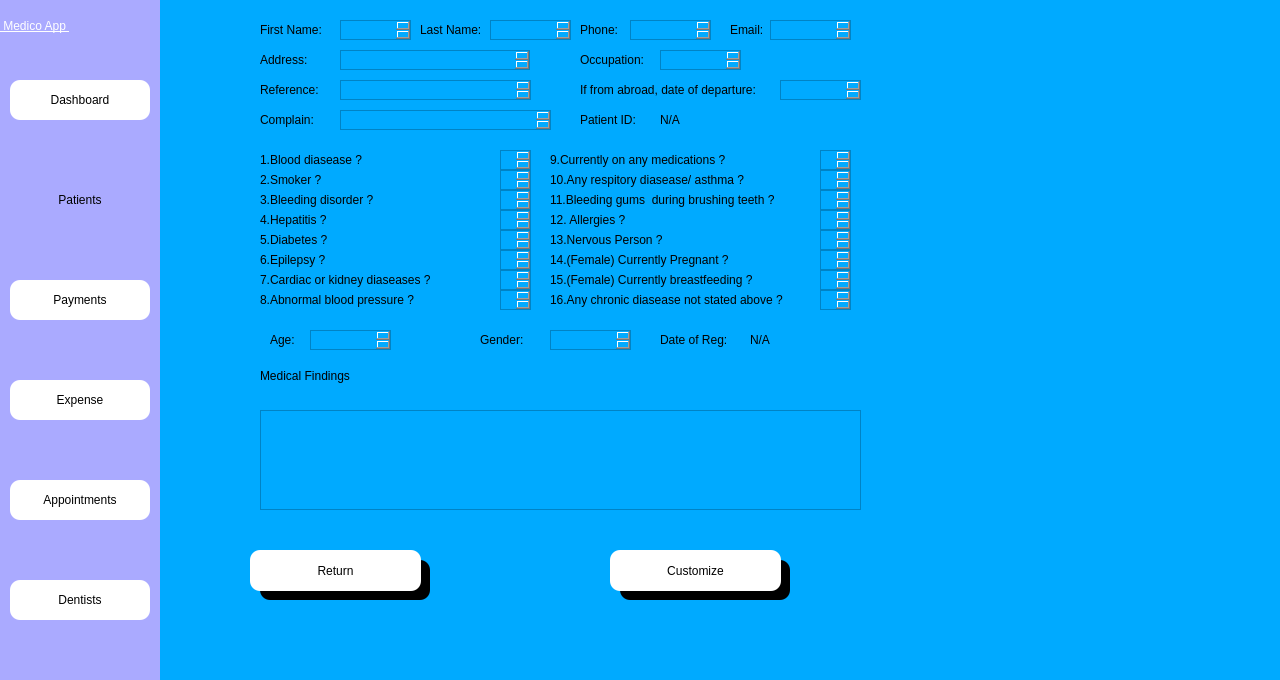
<?xml version="1.0" encoding="UTF-8"?>
<ui version="4.0">
 <class>Dialog</class>
 <widget class="QDialog" name="Dialog">
  <property name="geometry">
   <rect>
    <x>0</x>
    <y>0</y>
    <width>1280</width>
    <height>680</height>
   </rect>
  </property>
  <property name="windowTitle">
   <string>Dialog</string>
  </property>
  <property name="styleSheet">
   <string notr="true">background-color: rgb(0, 170, 255);</string>
  </property>
  <widget class="QWidget" name="side_bar" native="true">
   <property name="geometry">
    <rect>
     <x>0</x>
     <y>0</y>
     <width>160</width>
     <height>681</height>
    </rect>
   </property>
   <property name="styleSheet">
    <string notr="true">background-color: rgb(170, 170, 255);</string>
   </property>
   <widget class="QPushButton" name="patient_btn">
    <property name="geometry">
     <rect>
      <x>10</x>
      <y>180</y>
      <width>140</width>
      <height>40</height>
     </rect>
    </property>
    <property name="styleSheet">
     <string notr="true">font: 12pt &quot;MS Shell Dlg 2&quot;;

border-top-left-radius:10px;
border-bottom-left-radius:10px;
border-top-right-radius:10px;
border-bottom-right-radius:10px;</string>
    </property>
    <property name="text">
     <string>Patients</string>
    </property>
    <property name="icon">
     <iconset>
      <normaloff>../Medico_modern/patientdownload .png</normaloff>../Medico_modern/patientdownload .png</iconset>
    </property>
   </widget>
   <widget class="QPushButton" name="dash_btn">
    <property name="geometry">
     <rect>
      <x>10</x>
      <y>80</y>
      <width>140</width>
      <height>40</height>
     </rect>
    </property>
    <property name="styleSheet">
     <string notr="true">font: 12pt &quot;MS Shell Dlg 2&quot;;
background-color: rgb(255, 255, 255);
border-color: rgb(0, 0, 0);
border-top-left-radius:10px;
border-bottom-left-radius:10px;
border-top-right-radius:10px;
border-bottom-right-radius:10px;
border-bottom-color: rgb(0, 0, 0);
selection-color: rgb(255, 255, 255);</string>
    </property>
    <property name="text">
     <string>Dashboard</string>
    </property>
    <property name="icon">
     <iconset>
      <normaloff>../Medico_modern/dashboard.png</normaloff>../Medico_modern/dashboard.png</iconset>
    </property>
   </widget>
   <widget class="QPushButton" name="expense_btn">
    <property name="geometry">
     <rect>
      <x>10</x>
      <y>380</y>
      <width>140</width>
      <height>40</height>
     </rect>
    </property>
    <property name="styleSheet">
     <string notr="true">font: 12pt &quot;MS Shell Dlg 2&quot;;
background-color: rgb(255, 255, 255);
border-top-left-radius:10px;
border-bottom-left-radius:10px;
border-top-right-radius:10px;
border-bottom-right-radius:10px;</string>
    </property>
    <property name="text">
     <string>Expense</string>
    </property>
    <property name="icon">
     <iconset>
      <normaloff>../Medico_modern/billingdownload (1).png</normaloff>../Medico_modern/billingdownload (1).png</iconset>
    </property>
   </widget>
   <widget class="QPushButton" name="appointment_btn">
    <property name="geometry">
     <rect>
      <x>10</x>
      <y>480</y>
      <width>140</width>
      <height>40</height>
     </rect>
    </property>
    <property name="styleSheet">
     <string notr="true">font: 12pt &quot;MS Shell Dlg 2&quot;;
background-color: rgb(255, 255, 255);
border-top-left-radius:10px;
border-bottom-left-radius:10px;
border-top-right-radius:10px;
border-bottom-right-radius:10px;</string>
    </property>
    <property name="text">
     <string>Appointments</string>
    </property>
    <property name="icon">
     <iconset>
      <normaloff>../Medico_modern/appointmentdownload (1).png</normaloff>../Medico_modern/appointmentdownload (1).png</iconset>
    </property>
   </widget>
   <widget class="QPushButton" name="dentist_btn">
    <property name="geometry">
     <rect>
      <x>10</x>
      <y>580</y>
      <width>140</width>
      <height>40</height>
     </rect>
    </property>
    <property name="styleSheet">
     <string notr="true">font: 12pt &quot;MS Shell Dlg 2&quot;;
background-color: rgb(255, 255, 255);
border-top-left-radius:10px;
border-bottom-left-radius:10px;
border-top-right-radius:10px;
border-bottom-right-radius:10px;</string>
    </property>
    <property name="text">
     <string>Dentists</string>
    </property>
    <property name="icon">
     <iconset>
      <normaloff>../Medico_modern/dentistimages.png</normaloff>../Medico_modern/dentistimages.png</iconset>
    </property>
   </widget>
   <widget class="QPushButton" name="payment_btn">
    <property name="geometry">
     <rect>
      <x>10</x>
      <y>280</y>
      <width>140</width>
      <height>40</height>
     </rect>
    </property>
    <property name="styleSheet">
     <string notr="true">font: 12pt &quot;MS Shell Dlg 2&quot;;
background-color: rgb(255, 255, 255);
border-top-left-radius:10px;
border-bottom-left-radius:10px;
border-top-right-radius:10px;
border-bottom-right-radius:10px;</string>
    </property>
    <property name="text">
     <string>Payments</string>
    </property>
    <property name="icon">
     <iconset>
      <normaloff>../Medico_modern/billingdownload (1).png</normaloff>../Medico_modern/billingdownload (1).png</iconset>
    </property>
   </widget>
   <widget class="QLabel" name="label_4">
    <property name="geometry">
     <rect>
      <x>0</x>
      <y>0</y>
      <width>161</width>
      <height>51</height>
     </rect>
    </property>
    <property name="styleSheet">
     <string notr="true">font: 20pt &quot;MS Shell Dlg 2&quot;;
font: 75 20pt &quot;MS Shell Dlg 2&quot;;
text-decoration: underline;
font: 22pt &quot;MS Shell Dlg 2&quot;;
background-color: rgba(255, 255, 255,0);
color: rgb(255, 255, 255);
</string>
    </property>
    <property name="text">
     <string> Medico App </string>
    </property>
   </widget>
  </widget>
  <widget class="QWidget" name="widget" native="true">
   <property name="geometry">
    <rect>
     <x>250</x>
     <y>10</y>
     <width>621</width>
     <height>521</height>
    </rect>
   </property>
   <property name="styleSheet">
    <string notr="true">background-color: rgba(255, 255, 255,.8);</string>
   </property>
   <widget class="QLabel" name="f_name_labl">
    <property name="geometry">
     <rect>
      <x>10</x>
      <y>10</y>
      <width>71</width>
      <height>20</height>
     </rect>
    </property>
    <property name="styleSheet">
     <string notr="true">font: 10pt &quot;MS Shell Dlg 2&quot;;

color: rgb(0, 0, 0);</string>
    </property>
    <property name="text">
     <string>First Name:</string>
    </property>
   </widget>
   <widget class="QLabel" name="l_name_labl">
    <property name="geometry">
     <rect>
      <x>170</x>
      <y>10</y>
      <width>81</width>
      <height>20</height>
     </rect>
    </property>
    <property name="styleSheet">
     <string notr="true">font: 10pt &quot;MS Shell Dlg 2&quot;;

color: rgb(0, 0, 0);</string>
    </property>
    <property name="text">
     <string>Last Name:</string>
    </property>
   </widget>
   <widget class="QLabel" name="phn_labl">
    <property name="geometry">
     <rect>
      <x>330</x>
      <y>10</y>
      <width>81</width>
      <height>20</height>
     </rect>
    </property>
    <property name="styleSheet">
     <string notr="true">font: 10pt &quot;MS Shell Dlg 2&quot;;

color: rgb(0, 0, 0);</string>
    </property>
    <property name="text">
     <string>Phone:</string>
    </property>
   </widget>
   <widget class="QLabel" name="email_labl">
    <property name="geometry">
     <rect>
      <x>480</x>
      <y>10</y>
      <width>41</width>
      <height>20</height>
     </rect>
    </property>
    <property name="styleSheet">
     <string notr="true">font: 10pt &quot;MS Shell Dlg 2&quot;;

color: rgb(0, 0, 0);</string>
    </property>
    <property name="text">
     <string>Email:</string>
    </property>
   </widget>
   <widget class="QLabel" name="addr_labl">
    <property name="geometry">
     <rect>
      <x>10</x>
      <y>40</y>
      <width>71</width>
      <height>20</height>
     </rect>
    </property>
    <property name="styleSheet">
     <string notr="true">font: 10pt &quot;MS Shell Dlg 2&quot;;

color: rgb(0, 0, 0);</string>
    </property>
    <property name="text">
     <string>Address:</string>
    </property>
   </widget>
   <widget class="QLabel" name="occu_labl">
    <property name="geometry">
     <rect>
      <x>330</x>
      <y>40</y>
      <width>81</width>
      <height>20</height>
     </rect>
    </property>
    <property name="styleSheet">
     <string notr="true">font: 10pt &quot;MS Shell Dlg 2&quot;;

color: rgb(0, 0, 0);</string>
    </property>
    <property name="text">
     <string>Occupation:</string>
    </property>
   </widget>
   <widget class="QLabel" name="refr_labl">
    <property name="geometry">
     <rect>
      <x>10</x>
      <y>70</y>
      <width>81</width>
      <height>20</height>
     </rect>
    </property>
    <property name="styleSheet">
     <string notr="true">font: 10pt &quot;MS Shell Dlg 2&quot;;

color: rgb(0, 0, 0);</string>
    </property>
    <property name="text">
     <string>Reference:</string>
    </property>
   </widget>
   <widget class="QLabel" name="depart_labl">
    <property name="geometry">
     <rect>
      <x>330</x>
      <y>70</y>
      <width>201</width>
      <height>20</height>
     </rect>
    </property>
    <property name="styleSheet">
     <string notr="true">font: 10pt &quot;MS Shell Dlg 2&quot;;

color: rgb(0, 0, 0);</string>
    </property>
    <property name="text">
     <string>If from abroad, date of departure:</string>
    </property>
   </widget>
   <widget class="QLabel" name="comp_labl">
    <property name="geometry">
     <rect>
      <x>10</x>
      <y>100</y>
      <width>81</width>
      <height>20</height>
     </rect>
    </property>
    <property name="styleSheet">
     <string notr="true">font: 10pt &quot;MS Shell Dlg 2&quot;;

color: rgb(0, 0, 0);</string>
    </property>
    <property name="text">
     <string>Complain:</string>
    </property>
   </widget>
   <widget class="QLabel" name="q1">
    <property name="geometry">
     <rect>
      <x>10</x>
      <y>140</y>
      <width>111</width>
      <height>20</height>
     </rect>
    </property>
    <property name="styleSheet">
     <string notr="true">font: 10pt &quot;MS Shell Dlg 2&quot;;</string>
    </property>
    <property name="text">
     <string>1.Blood diasease ?</string>
    </property>
   </widget>
   <widget class="QLabel" name="q2">
    <property name="geometry">
     <rect>
      <x>10</x>
      <y>160</y>
      <width>111</width>
      <height>20</height>
     </rect>
    </property>
    <property name="styleSheet">
     <string notr="true">font: 10pt &quot;MS Shell Dlg 2&quot;;</string>
    </property>
    <property name="text">
     <string>2.Smoker ?</string>
    </property>
   </widget>
   <widget class="QLabel" name="q3">
    <property name="geometry">
     <rect>
      <x>10</x>
      <y>180</y>
      <width>131</width>
      <height>20</height>
     </rect>
    </property>
    <property name="styleSheet">
     <string notr="true">font: 10pt &quot;MS Shell Dlg 2&quot;;</string>
    </property>
    <property name="text">
     <string>3.Bleeding disorder ?</string>
    </property>
   </widget>
   <widget class="QLabel" name="q4">
    <property name="geometry">
     <rect>
      <x>10</x>
      <y>200</y>
      <width>121</width>
      <height>20</height>
     </rect>
    </property>
    <property name="styleSheet">
     <string notr="true">font: 10pt &quot;MS Shell Dlg 2&quot;;</string>
    </property>
    <property name="text">
     <string>4.Hepatitis ?</string>
    </property>
   </widget>
   <widget class="QLabel" name="q5">
    <property name="geometry">
     <rect>
      <x>10</x>
      <y>220</y>
      <width>121</width>
      <height>20</height>
     </rect>
    </property>
    <property name="styleSheet">
     <string notr="true">font: 10pt &quot;MS Shell Dlg 2&quot;;</string>
    </property>
    <property name="text">
     <string>5.Diabetes ?</string>
    </property>
   </widget>
   <widget class="QLabel" name="q6">
    <property name="geometry">
     <rect>
      <x>10</x>
      <y>240</y>
      <width>121</width>
      <height>20</height>
     </rect>
    </property>
    <property name="styleSheet">
     <string notr="true">font: 10pt &quot;MS Shell Dlg 2&quot;;</string>
    </property>
    <property name="text">
     <string>6.Epilepsy ?</string>
    </property>
   </widget>
   <widget class="QLabel" name="q7">
    <property name="geometry">
     <rect>
      <x>10</x>
      <y>260</y>
      <width>181</width>
      <height>20</height>
     </rect>
    </property>
    <property name="styleSheet">
     <string notr="true">font: 10pt &quot;MS Shell Dlg 2&quot;;</string>
    </property>
    <property name="text">
     <string>7.Cardiac or kidney diaseases ?</string>
    </property>
   </widget>
   <widget class="QLabel" name="q8">
    <property name="geometry">
     <rect>
      <x>10</x>
      <y>280</y>
      <width>181</width>
      <height>20</height>
     </rect>
    </property>
    <property name="styleSheet">
     <string notr="true">font: 10pt &quot;MS Shell Dlg 2&quot;;</string>
    </property>
    <property name="text">
     <string>8.Abnormal blood pressure ?</string>
    </property>
   </widget>
   <widget class="QLabel" name="q9">
    <property name="geometry">
     <rect>
      <x>300</x>
      <y>140</y>
      <width>191</width>
      <height>20</height>
     </rect>
    </property>
    <property name="styleSheet">
     <string notr="true">font: 10pt &quot;MS Shell Dlg 2&quot;;</string>
    </property>
    <property name="text">
     <string>9.Currently on any medications ?</string>
    </property>
   </widget>
   <widget class="QLabel" name="q10">
    <property name="geometry">
     <rect>
      <x>300</x>
      <y>160</y>
      <width>211</width>
      <height>20</height>
     </rect>
    </property>
    <property name="styleSheet">
     <string notr="true">font: 10pt &quot;MS Shell Dlg 2&quot;;</string>
    </property>
    <property name="text">
     <string>10.Any respitory diasease/ asthma ?</string>
    </property>
   </widget>
   <widget class="QLabel" name="q11">
    <property name="geometry">
     <rect>
      <x>300</x>
      <y>180</y>
      <width>251</width>
      <height>20</height>
     </rect>
    </property>
    <property name="styleSheet">
     <string notr="true">font: 10pt &quot;MS Shell Dlg 2&quot;;</string>
    </property>
    <property name="text">
     <string>11.Bleeding gums  during brushing teeth ?</string>
    </property>
   </widget>
   <widget class="QLabel" name="q12">
    <property name="geometry">
     <rect>
      <x>300</x>
      <y>200</y>
      <width>81</width>
      <height>20</height>
     </rect>
    </property>
    <property name="styleSheet">
     <string notr="true">font: 10pt &quot;MS Shell Dlg 2&quot;;</string>
    </property>
    <property name="text">
     <string>12. Allergies ?</string>
    </property>
   </widget>
   <widget class="QLabel" name="q13">
    <property name="geometry">
     <rect>
      <x>300</x>
      <y>220</y>
      <width>131</width>
      <height>20</height>
     </rect>
    </property>
    <property name="styleSheet">
     <string notr="true">font: 10pt &quot;MS Shell Dlg 2&quot;;</string>
    </property>
    <property name="text">
     <string>13.Nervous Person ?</string>
    </property>
   </widget>
   <widget class="QLabel" name="q14">
    <property name="geometry">
     <rect>
      <x>300</x>
      <y>240</y>
      <width>191</width>
      <height>20</height>
     </rect>
    </property>
    <property name="styleSheet">
     <string notr="true">font: 10pt &quot;MS Shell Dlg 2&quot;;</string>
    </property>
    <property name="text">
     <string>14.(Female) Currently Pregnant ?</string>
    </property>
   </widget>
   <widget class="QLabel" name="q15">
    <property name="geometry">
     <rect>
      <x>300</x>
      <y>260</y>
      <width>221</width>
      <height>20</height>
     </rect>
    </property>
    <property name="styleSheet">
     <string notr="true">font: 10pt &quot;MS Shell Dlg 2&quot;;</string>
    </property>
    <property name="text">
     <string>15.(Female) Currently breastfeeding ?</string>
    </property>
   </widget>
   <widget class="QLabel" name="q16">
    <property name="geometry">
     <rect>
      <x>300</x>
      <y>280</y>
      <width>281</width>
      <height>20</height>
     </rect>
    </property>
    <property name="styleSheet">
     <string notr="true">font: 10pt &quot;MS Shell Dlg 2&quot;;</string>
    </property>
    <property name="text">
     <string>16.Any chronic diasease not stated above ?</string>
    </property>
   </widget>
   <widget class="QLabel" name="findings_label">
    <property name="geometry">
     <rect>
      <x>10</x>
      <y>350</y>
      <width>121</width>
      <height>31</height>
     </rect>
    </property>
    <property name="styleSheet">
     <string notr="true">font: 12pt &quot;MS Shell Dlg 2&quot;;</string>
    </property>
    <property name="text">
     <string>Medical Findings</string>
    </property>
   </widget>
   <widget class="QLabel" name="pat_id_labl">
    <property name="geometry">
     <rect>
      <x>330</x>
      <y>100</y>
      <width>81</width>
      <height>20</height>
     </rect>
    </property>
    <property name="styleSheet">
     <string notr="true">font: 10pt &quot;MS Shell Dlg 2&quot;;

color: rgb(0, 0, 0);</string>
    </property>
    <property name="text">
     <string>Patient ID:</string>
    </property>
   </widget>
   <widget class="QLabel" name="age_labl">
    <property name="geometry">
     <rect>
      <x>20</x>
      <y>320</y>
      <width>81</width>
      <height>20</height>
     </rect>
    </property>
    <property name="styleSheet">
     <string notr="true">font: 10pt &quot;MS Shell Dlg 2&quot;;

color: rgb(0, 0, 0);</string>
    </property>
    <property name="text">
     <string>Age:</string>
    </property>
   </widget>
   <widget class="QLabel" name="gender_labl">
    <property name="geometry">
     <rect>
      <x>230</x>
      <y>320</y>
      <width>81</width>
      <height>20</height>
     </rect>
    </property>
    <property name="styleSheet">
     <string notr="true">font: 10pt &quot;MS Shell Dlg 2&quot;;

color: rgb(0, 0, 0);</string>
    </property>
    <property name="text">
     <string>Gender:</string>
    </property>
   </widget>
   <widget class="QLabel" name="reg_dt_labl">
    <property name="geometry">
     <rect>
      <x>410</x>
      <y>320</y>
      <width>81</width>
      <height>20</height>
     </rect>
    </property>
    <property name="styleSheet">
     <string notr="true">font: 10pt &quot;MS Shell Dlg 2&quot;;

color: rgb(0, 0, 0);</string>
    </property>
    <property name="text">
     <string>Date of Reg:</string>
    </property>
   </widget>
   <widget class="QTextEdit" name="updt_f_name">
    <property name="geometry">
     <rect>
      <x>90</x>
      <y>10</y>
      <width>71</width>
      <height>20</height>
     </rect>
    </property>
   </widget>
   <widget class="QTextEdit" name="updt_l_name">
    <property name="geometry">
     <rect>
      <x>240</x>
      <y>10</y>
      <width>81</width>
      <height>20</height>
     </rect>
    </property>
   </widget>
   <widget class="QTextEdit" name="updt_phn">
    <property name="geometry">
     <rect>
      <x>380</x>
      <y>10</y>
      <width>81</width>
      <height>20</height>
     </rect>
    </property>
   </widget>
   <widget class="QTextEdit" name="updt_email">
    <property name="geometry">
     <rect>
      <x>520</x>
      <y>10</y>
      <width>81</width>
      <height>20</height>
     </rect>
    </property>
   </widget>
   <widget class="QTextEdit" name="updt_addr">
    <property name="geometry">
     <rect>
      <x>90</x>
      <y>40</y>
      <width>190</width>
      <height>20</height>
     </rect>
    </property>
   </widget>
   <widget class="QTextEdit" name="updt_occu">
    <property name="geometry">
     <rect>
      <x>410</x>
      <y>40</y>
      <width>81</width>
      <height>20</height>
     </rect>
    </property>
   </widget>
   <widget class="QTextEdit" name="updt_ref">
    <property name="geometry">
     <rect>
      <x>90</x>
      <y>70</y>
      <width>191</width>
      <height>20</height>
     </rect>
    </property>
   </widget>
   <widget class="QTextEdit" name="updt_depart">
    <property name="geometry">
     <rect>
      <x>530</x>
      <y>70</y>
      <width>81</width>
      <height>20</height>
     </rect>
    </property>
   </widget>
   <widget class="QTextEdit" name="updt_comp">
    <property name="geometry">
     <rect>
      <x>90</x>
      <y>100</y>
      <width>211</width>
      <height>20</height>
     </rect>
    </property>
   </widget>
   <widget class="QTextEdit" name="updt_q1">
    <property name="geometry">
     <rect>
      <x>250</x>
      <y>140</y>
      <width>31</width>
      <height>20</height>
     </rect>
    </property>
   </widget>
   <widget class="QTextEdit" name="updt_q2">
    <property name="geometry">
     <rect>
      <x>250</x>
      <y>160</y>
      <width>31</width>
      <height>20</height>
     </rect>
    </property>
   </widget>
   <widget class="QTextEdit" name="updt_q5">
    <property name="geometry">
     <rect>
      <x>250</x>
      <y>220</y>
      <width>31</width>
      <height>20</height>
     </rect>
    </property>
   </widget>
   <widget class="QTextEdit" name="updt_q6">
    <property name="geometry">
     <rect>
      <x>250</x>
      <y>240</y>
      <width>31</width>
      <height>20</height>
     </rect>
    </property>
   </widget>
   <widget class="QTextEdit" name="updt_q3">
    <property name="geometry">
     <rect>
      <x>250</x>
      <y>180</y>
      <width>31</width>
      <height>20</height>
     </rect>
    </property>
   </widget>
   <widget class="QTextEdit" name="updt_q4">
    <property name="geometry">
     <rect>
      <x>250</x>
      <y>200</y>
      <width>31</width>
      <height>20</height>
     </rect>
    </property>
   </widget>
   <widget class="QTextEdit" name="updt_q7">
    <property name="geometry">
     <rect>
      <x>250</x>
      <y>260</y>
      <width>31</width>
      <height>20</height>
     </rect>
    </property>
   </widget>
   <widget class="QTextEdit" name="updt_q8">
    <property name="geometry">
     <rect>
      <x>250</x>
      <y>280</y>
      <width>31</width>
      <height>20</height>
     </rect>
    </property>
   </widget>
   <widget class="QTextEdit" name="updt_q14">
    <property name="geometry">
     <rect>
      <x>570</x>
      <y>240</y>
      <width>31</width>
      <height>20</height>
     </rect>
    </property>
   </widget>
   <widget class="QTextEdit" name="updt_q9">
    <property name="geometry">
     <rect>
      <x>570</x>
      <y>140</y>
      <width>31</width>
      <height>20</height>
     </rect>
    </property>
   </widget>
   <widget class="QTextEdit" name="updt_q16">
    <property name="geometry">
     <rect>
      <x>570</x>
      <y>280</y>
      <width>31</width>
      <height>20</height>
     </rect>
    </property>
   </widget>
   <widget class="QTextEdit" name="updt_q10">
    <property name="geometry">
     <rect>
      <x>570</x>
      <y>160</y>
      <width>31</width>
      <height>20</height>
     </rect>
    </property>
   </widget>
   <widget class="QTextEdit" name="updt_q13">
    <property name="geometry">
     <rect>
      <x>570</x>
      <y>220</y>
      <width>31</width>
      <height>20</height>
     </rect>
    </property>
   </widget>
   <widget class="QTextEdit" name="updt_q15">
    <property name="geometry">
     <rect>
      <x>570</x>
      <y>260</y>
      <width>31</width>
      <height>20</height>
     </rect>
    </property>
   </widget>
   <widget class="QTextEdit" name="updt_q12">
    <property name="geometry">
     <rect>
      <x>570</x>
      <y>200</y>
      <width>31</width>
      <height>20</height>
     </rect>
    </property>
   </widget>
   <widget class="QTextEdit" name="updt_q11">
    <property name="geometry">
     <rect>
      <x>570</x>
      <y>180</y>
      <width>31</width>
      <height>20</height>
     </rect>
    </property>
   </widget>
   <widget class="QTextEdit" name="updt_age">
    <property name="geometry">
     <rect>
      <x>60</x>
      <y>320</y>
      <width>81</width>
      <height>20</height>
     </rect>
    </property>
   </widget>
   <widget class="QTextEdit" name="updt_gender">
    <property name="geometry">
     <rect>
      <x>300</x>
      <y>320</y>
      <width>81</width>
      <height>20</height>
     </rect>
    </property>
   </widget>
   <widget class="QTextEdit" name="updt_comp_3">
    <property name="geometry">
     <rect>
      <x>10</x>
      <y>400</y>
      <width>601</width>
      <height>100</height>
     </rect>
    </property>
   </widget>
   <widget class="QLabel" name="updt_reg_dt">
    <property name="geometry">
     <rect>
      <x>500</x>
      <y>320</y>
      <width>81</width>
      <height>20</height>
     </rect>
    </property>
    <property name="styleSheet">
     <string notr="true">font: 10pt &quot;MS Shell Dlg 2&quot;;

color: rgb(0, 0, 0);</string>
    </property>
    <property name="text">
     <string>N/A</string>
    </property>
   </widget>
   <widget class="QLabel" name="updt_pat_id_2">
    <property name="geometry">
     <rect>
      <x>410</x>
      <y>100</y>
      <width>81</width>
      <height>20</height>
     </rect>
    </property>
    <property name="styleSheet">
     <string notr="true">font: 10pt &quot;MS Shell Dlg 2&quot;;

color: rgb(0, 0, 0);</string>
    </property>
    <property name="text">
     <string>N/A</string>
    </property>
   </widget>
  </widget>
  <widget class="QPushButton" name="edit_pat">
   <property name="geometry">
    <rect>
     <x>610</x>
     <y>550</y>
     <width>171</width>
     <height>41</height>
    </rect>
   </property>
   <property name="styleSheet">
    <string notr="true">font: 12pt &quot;MS Shell Dlg 2&quot;;
background-color: rgb(255, 255, 255);
border-top-left-radius:10px;
border-bottom-left-radius:10px;
border-top-right-radius:10px;
border-bottom-right-radius:10px;</string>
   </property>
   <property name="text">
    <string>Customize</string>
   </property>
  </widget>
  <widget class="QLabel" name="label">
   <property name="geometry">
    <rect>
     <x>0</x>
     <y>0</y>
     <width>1280</width>
     <height>680</height>
    </rect>
   </property>
   <property name="text">
    <string/>
   </property>
   <property name="pixmap">
    <pixmap>../Images/erick-tang-Of7fPGRSz_4-unsplash.jpg</pixmap>
   </property>
   <property name="scaledContents">
    <bool>true</bool>
   </property>
  </widget>
  <widget class="QPushButton" name="return_pat_2">
   <property name="geometry">
    <rect>
     <x>250</x>
     <y>550</y>
     <width>171</width>
     <height>41</height>
    </rect>
   </property>
   <property name="styleSheet">
    <string notr="true">font: 12pt &quot;MS Shell Dlg 2&quot;;
background-color: rgb(255, 255, 255);
border-top-left-radius:10px;
border-bottom-left-radius:10px;
border-top-right-radius:10px;
border-bottom-right-radius:10px;</string>
   </property>
   <property name="text">
    <string>Return</string>
   </property>
  </widget>
  <widget class="QLabel" name="label_5">
   <property name="geometry">
    <rect>
     <x>260</x>
     <y>560</y>
     <width>170</width>
     <height>40</height>
    </rect>
   </property>
   <property name="styleSheet">
    <string notr="true">background-color: rgb(0, 0, 0);
font: 12pt &quot;MS Shell Dlg 2&quot;;
border-top-left-radius:10px;
border-bottom-left-radius:10px;
border-top-right-radius:10px;
border-bottom-right-radius:10px;
color: rgb(255, 255, 255);
</string>
   </property>
   <property name="text">
    <string/>
   </property>
  </widget>
  <widget class="QLabel" name="label_6">
   <property name="geometry">
    <rect>
     <x>620</x>
     <y>560</y>
     <width>170</width>
     <height>40</height>
    </rect>
   </property>
   <property name="styleSheet">
    <string notr="true">background-color: rgb(0, 0, 0);
font: 12pt &quot;MS Shell Dlg 2&quot;;
border-top-left-radius:10px;
border-bottom-left-radius:10px;
border-top-right-radius:10px;
border-bottom-right-radius:10px;
color: rgb(255, 255, 255);
</string>
   </property>
   <property name="text">
    <string/>
   </property>
  </widget>
  <zorder>label</zorder>
  <zorder>side_bar</zorder>
  <zorder>widget</zorder>
  <zorder>label_5</zorder>
  <zorder>label_6</zorder>
  <zorder>return_pat_2</zorder>
  <zorder>edit_pat</zorder>
 </widget>
 <resources/>
 <connections/>
</ui>
